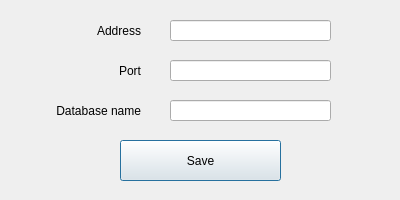
<?xml version="1.0" encoding="UTF-8"?>
<ui version="4.0">
 <class>Dialog</class>
 <widget class="QDialog" name="Dialog">
  <property name="geometry">
   <rect>
    <x>0</x>
    <y>0</y>
    <width>400</width>
    <height>200</height>
   </rect>
  </property>
  <property name="windowTitle">
   <string>Settings</string>
  </property>
  <widget class="QLineEdit" name="addressEdit">
   <property name="geometry">
    <rect>
     <x>170</x>
     <y>20</y>
     <width>161</width>
     <height>21</height>
    </rect>
   </property>
  </widget>
  <widget class="QLineEdit" name="portEdit">
   <property name="geometry">
    <rect>
     <x>170</x>
     <y>60</y>
     <width>161</width>
     <height>21</height>
    </rect>
   </property>
  </widget>
  <widget class="QLineEdit" name="dbNameEdit">
   <property name="geometry">
    <rect>
     <x>170</x>
     <y>100</y>
     <width>161</width>
     <height>21</height>
    </rect>
   </property>
  </widget>
  <widget class="QLabel" name="label">
   <property name="geometry">
    <rect>
     <x>90</x>
     <y>20</y>
     <width>51</width>
     <height>21</height>
    </rect>
   </property>
   <property name="text">
    <string>Address</string>
   </property>
   <property name="alignment">
    <set>Qt::AlignRight|Qt::AlignTrailing|Qt::AlignVCenter</set>
   </property>
  </widget>
  <widget class="QLabel" name="label_2">
   <property name="geometry">
    <rect>
     <x>110</x>
     <y>60</y>
     <width>31</width>
     <height>21</height>
    </rect>
   </property>
   <property name="text">
    <string>Port</string>
   </property>
   <property name="alignment">
    <set>Qt::AlignRight|Qt::AlignTrailing|Qt::AlignVCenter</set>
   </property>
  </widget>
  <widget class="QLabel" name="label_3">
   <property name="geometry">
    <rect>
     <x>40</x>
     <y>100</y>
     <width>101</width>
     <height>21</height>
    </rect>
   </property>
   <property name="text">
    <string>Database name</string>
   </property>
   <property name="alignment">
    <set>Qt::AlignRight|Qt::AlignTrailing|Qt::AlignVCenter</set>
   </property>
  </widget>
  <widget class="QPushButton" name="pushButton">
   <property name="geometry">
    <rect>
     <x>120</x>
     <y>140</y>
     <width>161</width>
     <height>41</height>
    </rect>
   </property>
   <property name="text">
    <string>Save</string>
   </property>
  </widget>
 </widget>
 <resources/>
 <connections/>
</ui>
